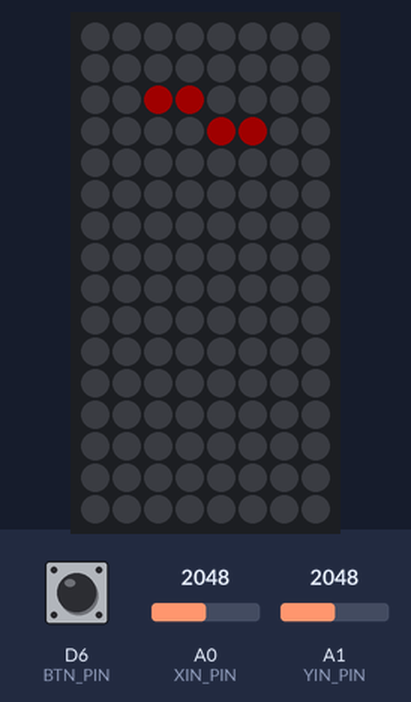
The sketch below on a simulated Particle Photon. On the bench: 8×16 RGB LED matrix (first LED top left, wired row by row). Inputs (shaded band) come from the test bench; at power-on: A0 (XIN_PIN) = 2048, A1 (YIN_PIN) = 2048, D6 (BTN_PIN) HIGH. Dim RGB values are drawn brighter than linear; random numbers use the default seed unless the sketch sets one.

Above: at 1.7 s.
1.8 s: A0 (XIN_PIN) set to 260
At 2.8 s:
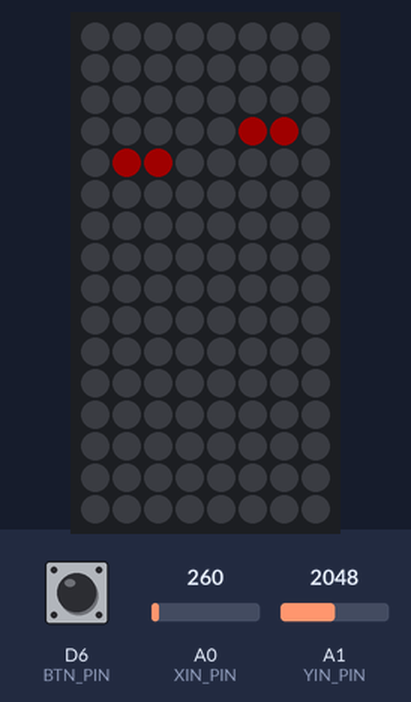
3.5 s: A1 (YIN_PIN) set to 260
At 6.4 s:
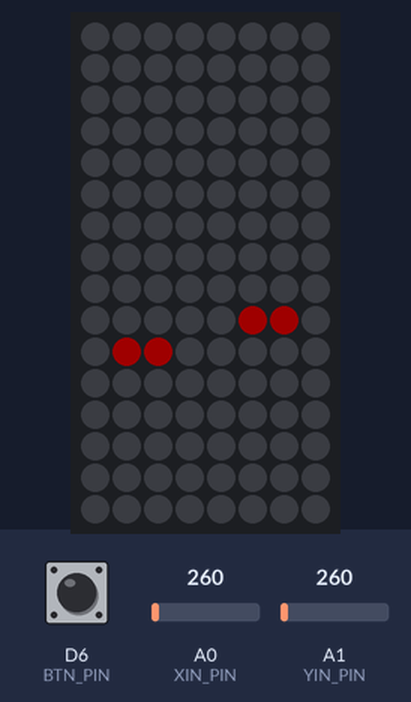
6.5 s: D6 (BTN_PIN) pulled LOW for 0.15 s
At 9.4 s:
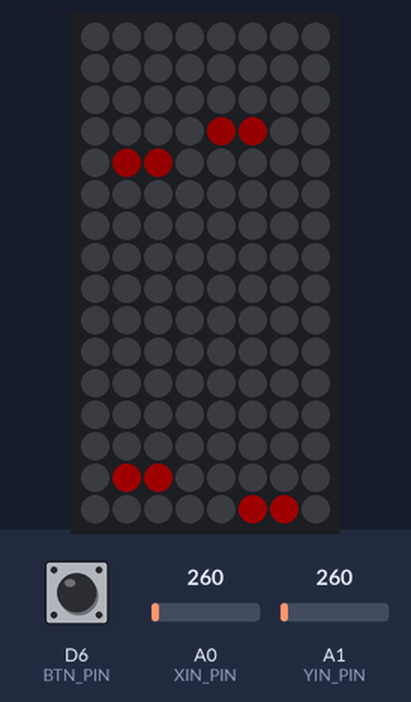
9.6 s: D6 (BTN_PIN) pulled LOW for 1 s
At 10.4 s:
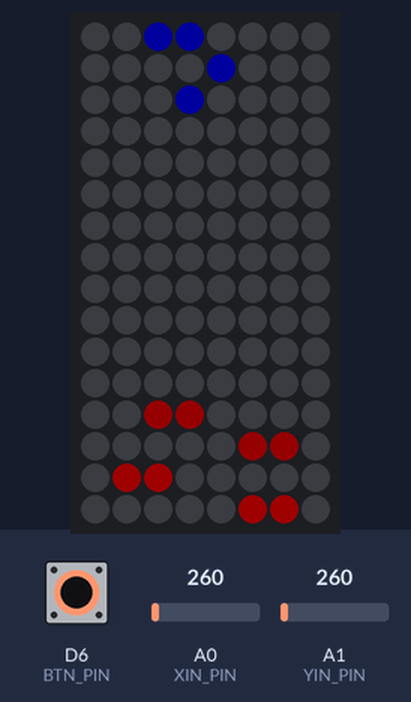
13.6 s: A0 (XIN_PIN) set to 3840
At 16.4 s:
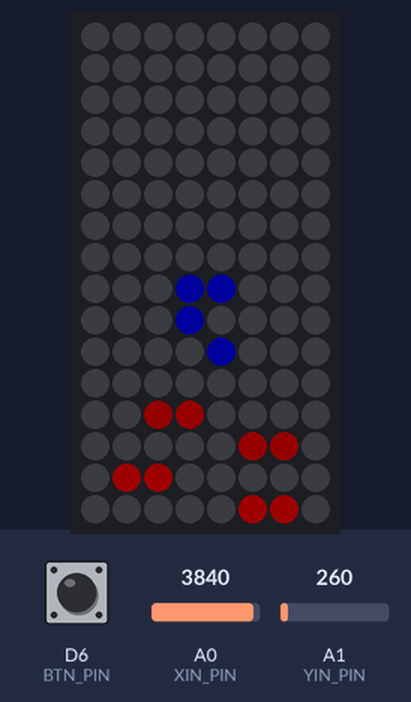
16.6 s: A1 (YIN_PIN) set to 3840
At 18.7 s:
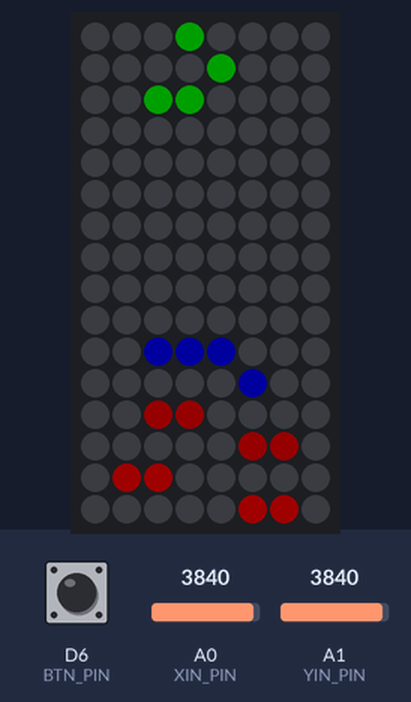
Timing chart, 0 to 20.2 s (numbered marks = the images above; inputs shaded):
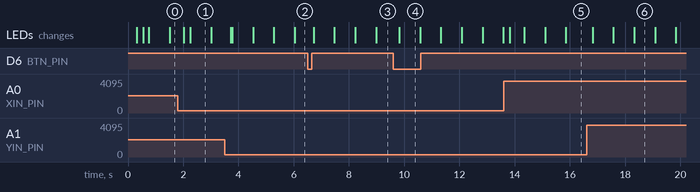

Measured:
- what the display in image 1 shows lasts 0.7 s, from 2.3 s to 3.0 s

The sketch:

tetris.ino
```cpp
// This #include statement was automatically added by the Particle IDE.
#include "GamePiece.h"

#include "application.h"
#include "neopixel/neopixel.h"

SYSTEM_MODE(AUTOMATIC);

#define LED_ROWS 16
#define LED_COLUMNS 8
const int LED_COUNT = LED_ROWS * LED_COLUMNS;

const int GAME_COLUMNS = LED_COLUMNS;
const int GAME_ROWS = LED_ROWS;

int DLY = 210;

#define RED       0xFF0000
#define BLUE      0x0000FF
#define GREEN     0x00FF00
#define WHITE     0xFFFFFF
#define BLACK     0x000000
#define YELLOW	  0xFFFF00
#define SALMON	  0x0000AA
#define MAGENTA	  0xAA0000
#define INDIGO 	  0x00AA00

byte gameField[LED_COUNT];

// NEO PIXEL SETUP
#define PIXEL_PIN 5
#define PIXEL_TYPE WS2812B
Adafruit_NeoPixel leds = Adafruit_NeoPixel(LED_COUNT, PIXEL_PIN, PIXEL_TYPE);

// JOYSTICK SETUP
#define BTN_PIN 6
#define XIN_PIN A0
#define YIN_PIN A1

// MVMT SETUP
int prevBtn = 1;
int prevX = 0;
int prevY = 0;
int bri = 32;

int j = 0;
int delayTime = 20;


byte p1[4] = {1, 1, 1, 1};
byte p2[6] = {2, 2, 2, 0, 2, 0};
byte p3[6] = {3, 0, 3, 0, 3, 3};
byte p4[6] = {0, 4, 0, 4, 4, 4};
byte p5[6] = {5, 5, 0, 0, 5, 5};
byte p6[6] = {0, 6, 6, 6, 6, 0};
byte p7[4] = {7, 7, 7, 7 };

GamePiece  _gamePieces[7] =
{
  GamePiece(2, 2, p1 ),
  GamePiece(3, 2, p2 ),
  GamePiece(3, 2, p3 ),
  GamePiece(2, 3, p4 ),
  GamePiece(2, 3, p5 ),
  GamePiece(2, 3, p6 ),
  GamePiece(4, 1, p7 )
};

unsigned long colors[7] =
{
  RED,
  BLUE,
  GREEN,
  YELLOW,
  MAGENTA,
  SALMON,
  INDIGO
};

GamePiece * fallingPiece = NULL;
GamePiece * rotated = NULL;
GamePiece * nextPiece = NULL;

byte gameLevel = 1;
byte currentRow = 0;
byte currentColumn = 0;
byte gameLines = 0;
boolean gameOver = false;
boolean yPressed = false;
boolean aPressed = false;
boolean bPressed = false;
boolean dPressed = false;
boolean lPressed = false;
boolean rPressed = false;

int leftStickY = 0;
int leftStickX = 0;


unsigned long loopStartTime = 0;

float Normalize(int min, int max, int value)
{
  float result = -1.0 + (float)((value - min) << 1) / (max - min);
  return result < -1 ? -1 : result > 1 ? 1 : result;
}

void clearLEDs()
{
   for (int i=0; i<LED_COUNT; i++) leds.setPixelColor(i, YELLOW);
}


void setup() {
  pinMode(BTN_PIN, INPUT_PULLUP);
  pinMode(XIN_PIN, INPUT);
  pinMode(YIN_PIN, INPUT);

  leds.begin();
  clearLEDs();
  leds.setBrightness(bri);
  leds.show();


  randomSeed(analogRead(A0));

  startGame();
  leds.show();

}

void loop() {

    // handle button click
    int btnval = digitalRead(BTN_PIN);
    if(prevBtn != btnval && !btnval) {
        // TODO: ADD BTN CLICK EVENT
        drop();
    }
    prevBtn = btnval;


    // handle x change
    int xval = analogRead(XIN_PIN);
    if(xval < 300) { xval = -1; } else if(xval > 3800) { xval = 1; } else { xval = 0; }
    if(xval != prevX && xval != 0) {
        if(xval == 1) {
            // TODO: ADD LEFT EVENT
            moveLeft();
        } else {
            // TODO: ADD LEFT EVENT
            moveRight();
        }
    }
    prevX = xval;


    // handle x change
    int yval = analogRead(YIN_PIN);
    if(yval < 300) { yval = -1; } else if(yval > 3800) { yval = 1; } else { yval = 0; }
    if(yval != prevY && yval != 0) {
        if(yval == 1) {
            // TODO: ADD TOP EVENT
            rotateRight();
        } else {
            // TODO: ADD BOTTOM EVENT
            moveDown();
            delay(DLY);
        }
    }
    prevY = yval;

    if( millis() - loopStartTime > (300 / (gameLevel * 0.40)) )  {
    if( !gameOver )
    {
      moveDown();
      gameOver = !isValidLocation(*fallingPiece, currentColumn, currentRow);
      if(gameOver) exec_gameOver();
    }
    loopStartTime = millis();

    }

    render();
}


void setColor( int r, int c, unsigned long color)
{

    int row = 7-c;
    int column = 7-r;

    int odd = row%2;
    int led = 0;

    if( !odd )
        led = (row<<4)+column;
    else
        led= ((row+1)<<4)-1 - column;

    //	leds.setPixelColor(led,color);
    int Lx = row+1;
    int Cx = column+1;
    if(Lx <= 8)  leds.setPixelColor((LED_COLUMNS-Cx)*LED_COLUMNS+Lx-1, color);
    else  leds.setPixelColor((LED_ROWS-Cx-1)*LED_COLUMNS+Lx-1, color);

}


void render()
{
  int value = 0;
  unsigned long color = 0;

  //render game field first
  for( int row = 0; row < GAME_ROWS; row++)
  {
    for( int col = 0; col < GAME_COLUMNS; col++)
    {
      color = 0;
      value = gameField[row * GAME_COLUMNS+col];
      if( value > 0) color = colors[value-1];
      setColor(row,col, color);
    }
  }

  //render falling piece
  for( int row = 0; row < fallingPiece->Rows; row++)
  {
    for( int col = 0; col < fallingPiece->Columns; col++)
    {
        value = fallingPiece->getV(row,col);
        if( value > 0) setColor(currentRow+row,currentColumn+col, colors[value-1]);
    }
  }

  /*
	//render divider line
   	for( int row = 0; row < LED_ROWS; row++)
   	{
   		for( int col = GAME_COLUMNS; col < LED_COLUMNS; col ++)
   		{
   			if( col == GAME_COLUMNS )
   				setColor(row,col, WHITE);
   			else
   				setColor(row,col, 0);
   		}
   	}

   	//render next piece
   	for( int row = 0; row < nextPiece->Rows; row++)
   	{
   		for( int col = 0; col < nextPiece->Columns; col++)
   		{
   			value = (*nextPiece)(row,col);
   			if( value > 0)
   				setColor(7+row,12+col, colors[value-1]);
   			else
   				setColor(7+row,12+col, 0);
   		}
   	}
   */


  leds.show();
}


void startGame()
{
  //	Serial.println("Start game");

  clearLEDs();


  for(int i = 15;i >= 0;i--)
  {
    for(int j = 0;j < 8;j++)  setColor(i, j, 255);
    leds.show();
    delay(20);
    //tone(2,i*300);
    delay(10);
    for(int j = 0;j < 8;j++)  setColor(i, j, 0);
    //noTone(2);
  }
  leds.show();

  //bar.clear();
  //bar.writeDisplay();

  nextPiece=NULL;
  gameLines = 0;
  loopStartTime = 0;
  newLevel(1);
  gameOver = false;
  render();
  /*tone(2,500);
  delay(200);
  tone(2,1000);
  delay(200);
  tone(2,500);
  delay(200);
  noTone(2);*/

}


void newLevel(uint8_t level)
{
  gameLevel = level;

  //bar.clear();
  //for(int b = 12;b > 12-level;b--) //bar.setBar(b-1, LED_RED);
  //bar.writeDisplay();

  if(gameLevel == 1)
  {
    emptyField();
  }

  newPiece();
}


void emptyField()
{
  for(int i = 0; i < GAME_ROWS * GAME_COLUMNS; i++ ) gameField[i] = 0;
}


void newPiece()
{
  int next;

  currentColumn = 4;
  currentRow = 0;

  if (nextPiece == NULL)
  {
    next = random(0,7);
    nextPiece = &_gamePieces[next];
  }

    if(fallingPiece != NULL) {free(fallingPiece->_data);delete fallingPiece;};
    fallingPiece = new GamePiece(*nextPiece);

  next = random(0,7);
  nextPiece = &_gamePieces[next];
}


boolean isValidLocation(GamePiece & piece, byte column, byte row)
{
  for (int i = 0; i < piece.Rows; i++)
    for (int j = 0; j < piece.Columns; j++)
    {
      int newRow = i + row;
      int newColumn = j + column;

      //location is outside of the fieled
      if (newColumn < 0 || newColumn > GAME_COLUMNS - 1 || newRow < 0 || newRow > GAME_ROWS - 1)
      {
        //piece part in that location has a valid square - not good
        if (piece(i, j) != 0) return false;
      }
      else
      {
        //location is in the field but is already taken, pice part for that location has non-empty square
        if (gameField[newRow*GAME_COLUMNS + newColumn] != 0 && piece(i, j) != 0) return false;
      }
    }

  return true;
}


void moveDown()
{
  if (isValidLocation(*fallingPiece, currentColumn, currentRow + 1))
  {
    currentRow +=1;
    return;
  }


  //The piece can't be moved anymore, merge it into the game field
  for (int i = 0; i < fallingPiece->Rows; i++)
  {
    for (int j = 0; j < fallingPiece->Columns; j++)
    {
      byte value = (*fallingPiece)(i, j);
      if (value != 0) gameField[(i + currentRow) * GAME_COLUMNS + (j + currentColumn)] = value;
    }
  }

  //Piece is merged update the score and get a new pice
  updateScore();
  newPiece();
}


void drop()
{
  while (isValidLocation(*fallingPiece, currentColumn, currentRow + 1)) moveDown();
  loopStartTime = -500;
  delay(DLY);
}

void moveLeft()
{
  if (isValidLocation(*fallingPiece, currentColumn - 1, currentRow)) currentColumn--;
  delay(DLY);
}


void moveRight()
{
  if (isValidLocation(*fallingPiece, currentColumn + 1, currentRow)) currentColumn++;
  delay(DLY);

}


void rotateRight()
{
    rotated = fallingPiece->rotateRight();

  if (isValidLocation(*rotated, currentColumn, currentRow))
  {
      free(fallingPiece->_data);
      delete fallingPiece;

      fallingPiece = rotated;
  } else {free(rotated->_data);delete rotated;};


  delay(DLY);
}


void rotateLeft()
{
  GamePiece * rotated = fallingPiece->rotateLeft();

  if (isValidLocation(*rotated, currentColumn, currentRow))
  {
     delete fallingPiece;
     fallingPiece = rotated;
  }
  delay(DLY);
}


void updateScore()
{
  int count = 0;
  for(int row = 1; row < GAME_ROWS; row++)
  {
    boolean goodLine = true;
    for (int col = 0; col < GAME_COLUMNS; col++) if(gameField[row *GAME_COLUMNS + col] == 0) goodLine = false;

    if(goodLine)
    {
      count++;
      for (int i = row; i > 0; i--)
      {
        //tone(2,300+(i*100));
        digitalWrite(4,HIGH);  // liga motor vibracao
        delay(10);
        for (int j = 0; j < GAME_COLUMNS; j++) gameField[i *GAME_COLUMNS +j] = gameField[(i - 1)*GAME_COLUMNS+ j];
        //noTone(2);
        digitalWrite(4,LOW);
        render();
      }
    }
  }


  if (count > 0)
  {
    //_gameScore += count * (_gameLevel * 10);
    gameLines += count;


    int nextLevel = (gameLines / GAME_ROWS) + 1;
    int t = gameLines-(gameLines/GAME_ROWS*16);
    t = 24 - map(t,1,16,1,13);
    //for(int b = 24;b >= t;b--) //bar.setBar(b, LED_GREEN);
    //bar.writeDisplay();


    if (nextLevel > gameLevel)
    {
      gameLevel = nextLevel;
      newLevel(gameLevel);
      /*tone(2,300);
      delay(100);
      tone(2,500);
      delay(200);
      tone(2,300);
      delay(100);
      tone(2,500);
      delay(200);
      noTone(2);*/
    }
  }
}

void exec_gameOver()
{
  delay(100);
  clearLEDs();

  for(int i = 0;i < 16;i++)
  {
    for(int j = 0;j < 8;j++)  setColor(i, j, 255);
    leds.show();
    delay(20);
    //tone(2,i*300);
    delay(10);
    for(int j = 0;j < 8;j++)  setColor(i, j, 0);
    //noTone(2);
  }
  leds.show();

  startGame();
}


int freeRam()
{
  extern int __heap_start, *__brkval;
  int v;
  return (int) &v - (__brkval == 0 ? (int) &__heap_start : (int) __brkval);
}
```

GamePiece.cpp
```cpp
// (licence header left out)
#include "GamePiece.h"

uint8_t * LAST;

GamePiece::GamePiece(uint8_t rows, uint8_t columns, uint8_t * inputArray)
{
	this->Rows = rows;
	this->Columns = columns;

	uint8_t * PIECE1 = (uint8_t*)malloc(rows*columns);

	if( !inputArray )
		this->_data = (uint8_t*)PIECE1;
	else
		this->_data = inputArray;

}

GamePiece::GamePiece(const GamePiece& copyFrom)
{
	this->Rows = copyFrom.Rows;
	this->Columns = copyFrom.Columns;

     uint8_t * PIECE2 = (uint8_t*)malloc(Rows*Columns);
//     unsigned char * PIECE2[64];
     this->_data = (uint8_t*)PIECE2;

	 memcpy(this->_data, copyFrom._data, Rows*Columns);
}


uint8_t& GamePiece::operator()(const int rowIndex, const int columnIndex)
{
	return _data[rowIndex*Columns+columnIndex];
}


int GamePiece::getV(int rowIndex, int columnIndex)
{
	return _data[rowIndex*Columns+columnIndex];
}

GamePiece * GamePiece::rotateLeft()
{
	GamePiece * pRet = new GamePiece(Columns, Rows);

	for (int row = 0; row < Rows; row++)
		for (int col = 0; col < Columns; col++)
			(*pRet)(pRet->Rows - col - 1, row) = (*this)(row, col);

	return pRet;
}

GamePiece * GamePiece::rotateRight()
{
	 GamePiece * pRet = new GamePiece(Columns, Rows);

      for (int row = 0; row < Rows; row++)
          for (int col = 0; col < Columns; col++) (*pRet)(col, pRet->Columns - row - 1) = (*this)(row,col);


	return pRet;

}
```

GamePiece.h
```cpp
// (licence header left out)
#ifndef _GAMEPIECE_H_
#define _GAMEPIECE_H_

#include "application.h"

class GamePiece
{
public:
	GamePiece(uint8_t rows, uint8_t columns, uint8_t * inputArray = NULL);
	GamePiece(const GamePiece& copyFrom);
	GamePiece * rotateLeft();
	GamePiece * rotateRight();
	uint8_t& operator() ( int rowIndex,  int columnIndex);
	int  getV(const int rowIndex, const int columnIndex);

	uint8_t Rows;
	uint8_t Columns;
	uint8_t * _data;
};

#endif // _GAMEPIECE_H_
```
